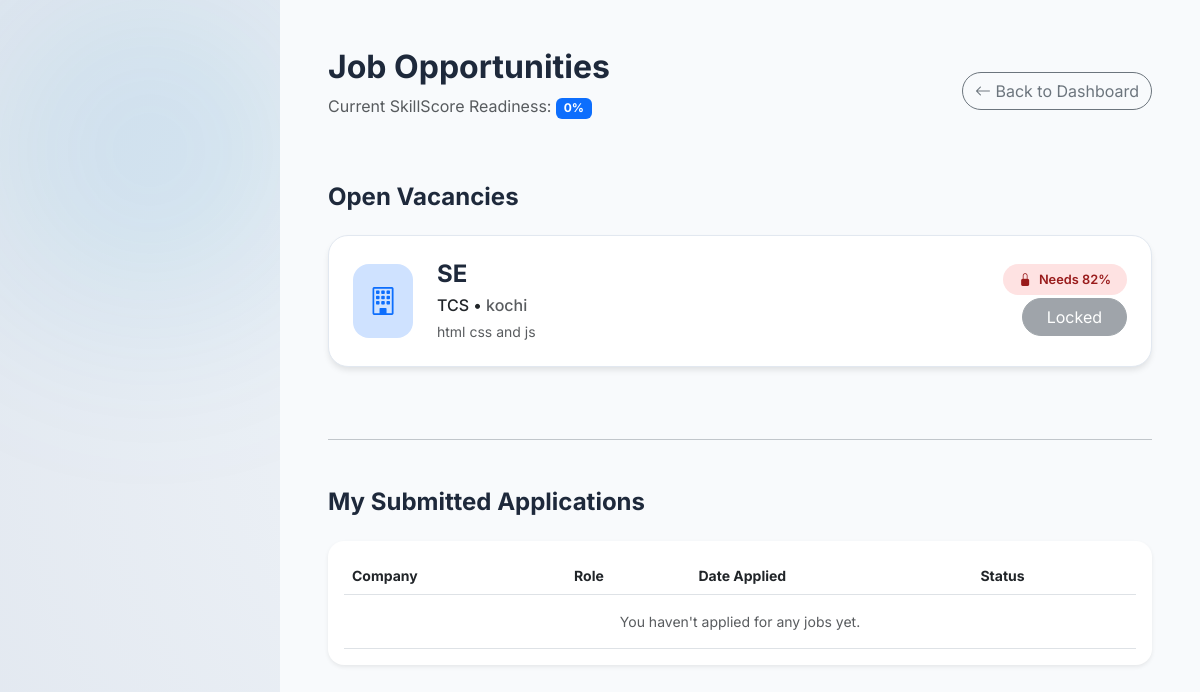
Screenshot of /student/jobs (signed in) with the database file from the repository.
### tables this page shows
CREATE TABLE vacancies (
    id INTEGER PRIMARY KEY AUTOINCREMENT,
    title TEXT NOT NULL,
    company TEXT NOT NULL,
    location TEXT NOT NULL,
    description TEXT,
    min_score INTEGER DEFAULT 0,
    timestamp DATETIME DEFAULT CURRENT_TIMESTAMP
);

### app.py (the view)
@app.route('/student/jobs')
def student_jobs():
    if 'user_id' not in session:
        return redirect(url_for('login'))
    db = get_db_connection()
    user_results = db.execute('''
        SELECT AVG(score * 100.0 / total_questions) as avg_percent
        FROM results WHERE student_id = ?
    ''', (session['user_id'],)).fetchone()
    student_score = user_results['avg_percent'] if user_results['avg_percent'] is not None else 0
    vacancies = db.execute('SELECT * FROM vacancies ORDER BY timestamp DESC').fetchall()
    my_apps = db.execute('''
        SELECT a.*, v.title as job_title, v.company
        FROM applications a
        JOIN vacancies v ON a.job_id = v.id
        WHERE a.student_id = ?
    ''', (session['user_id'],)).fetchall()
    db.close()
    return render_template('jobs.html', student_score=student_score, vacancies=vacancies, my_applications=my_apps)

### app.py (called while the page is built)
def get_db_connection():
    conn = sqlite3.connect('database.db')
    conn.row_factory = sqlite3.Row
    return conn

### templates/jobs.html (shortened to what this page needs)
{% extends "layout.html" %}
{% block content %}
<link rel="stylesheet" href="https://cdn.jsdelivr.net/npm/bootstrap-icons@1.11.1/font/bootstrap-icons.css">
<div class="content-area">
    <div class="d-flex justify-content-between align-items-center mb-5">
        <div>
            <h2 class="fw-bold">Job Opportunities</h2>
            <p class="text-muted">Current SkillScore Readiness: <span class="badge bg-primary">{{ student_score | int }}%</span></p>
        </div>
        <a href="/dashboard" class="btn btn-outline-secondary rounded-pill"><i class="bi bi-arrow-left"></i> Back to Dashboard</a>
    </div>
    <h4 class="fw-bold mb-4">Open Vacancies</h4>
    <div class="row">
        {% for job in vacancies %}
        <div class="col-md-12">
            <div class="job-card d-flex justify-content-between align-items-center">
                <div class="d-flex align-items-center">
                    <div class="icon-box bg-primary-subtle text-primary p-3 rounded-4 me-4">
                        <i class="bi bi-building fs-3"></i>
                    </div>
                    <div>
                        <h4 class="fw-bold mb-1">{{ job.title }}</h4>
                        <p class="mb-1 text-dark fw-medium">{{ job.company }} • <span class="text-muted">{{ job.location }}</span></p>
                        <p class="text-muted small mb-0">{{ job.description }}</p>
                    </div>
                </div>
                <div class="text-end">
                    <div class="mb-2">
                        {% if student_score >= job.min_score %}
                            <span class="status-badge eligible"><i class="bi bi-unlock-fill me-1"></i> Eligible</span>
                        {% else %}
                            <span class="status-badge locked"><i class="bi bi-lock-fill me-1"></i> Needs {{ job.min_score }}%</span>
                        {% endif %}
                    </div>
                    {% if student_score >= job.min_score %}
                        <a href="/apply/{{ job.id }}" class="btn btn-primary rounded-pill px-4">Apply Now</a>
                    {% else %}
                        <button class="btn btn-secondary rounded-pill px-4" disabled title="Boost your score to unlock">Locked</button>
                    {% endif %}
                </div>
            </div>
        </div>
        {% else %}
        <div class="col-12 text-center py-5">
            <i class="bi bi-search fs-1 text-muted"></i>
            <p class="mt-3 text-muted">No vacancies posted yet. Check back soon!</p>
        </div>
        {% endfor %}
    </div>
    <hr class="my-5">
    <h4 class="fw-bold mb-4">My Submitted Applications</h4>
    <div class="custom-table-card bg-white p-3 rounded-4 shadow-sm">
        <table class="table align-middle mb-0">
            <thead class="text-muted small">
                <tr>
                    <th>Company</th>
                    <th>Role</th>
                    <th>Date Applied</th>
                    <th>Status</th>
                </tr>
            </thead>
            <tbody>
                {% if my_applications %}
                    {% for app in my_applications %}
                    <tr>
                        <td class="fw-bold">{{ app.company }}</td>
                        <td>{{ app.job_title }}</td>
                        <td class="text-muted">{{ app.applied_on }}</td>
                        <td>
                            {% if app.status == 'Shortlisted' %}
                                <span class="status-badge status-shortlisted">
                                    <i class="bi bi-check-circle-fill me-1"></i> Shortlisted
                                </span>
                            {% elif app.status == 'Rejected' %}
                                <span class="status-badge status-rejected">
                                    <i class="bi bi-x-circle-fill me-1"></i> Not Selected
                                </span>
                            {% else %}
                                <span class="status-badge status-pending">
                                    <i class="bi bi-clock-history me-1"></i> Pending Review
                                </span>
                            {% endif %}
                        </td>
                    </tr>
                    {% endfor %}
                {% else %}
                    <tr>
                        <td colspan="4" class="text-center py-3 text-muted small">You haven't applied for any jobs yet.</td>
                    </tr>
                {% endif %}
            </tbody>
        </table>
    </div>
</div>
{% endblock %}

### templates/layout.html (style rules this page uses)
:root { --bg-light: #f8fafc; --primary-color: #0284c7; --secondary-color: #0f172a; }
body { background-color: var(--bg-light); font-family: 'Inter', sans-serif; color: #1e293b; min-height: 100vh; margin: 0; overflow-x: hidden; position: relative; }

### templates/jobs.html (style rules this page uses)
.content-area { margin-left: 280px; padding: 3rem; background-color: #f8fafc; min-height: 100vh; }
.job-card { background: white; border-radius: 20px; padding: 1.5rem; border: 1px solid #e2e8f0; box-shadow: 0 4px 6px -1px rgb(0 0 0 / 0.1); transition: transform 0.2s; margin-bottom: 1.5rem; }
.status-badge { padding: 0.5rem 1rem; border-radius: 50px; font-weight: 600; font-size: 0.8rem; }
.locked { background: #fee2e2; color: #991b1b; }

### rows the page displays
vacancies: title "SE", company "TCS", location "kochi", description "html css and js", min_score "82", shows "Locked"

### other values shown
{{ student_score | int }} "0"
